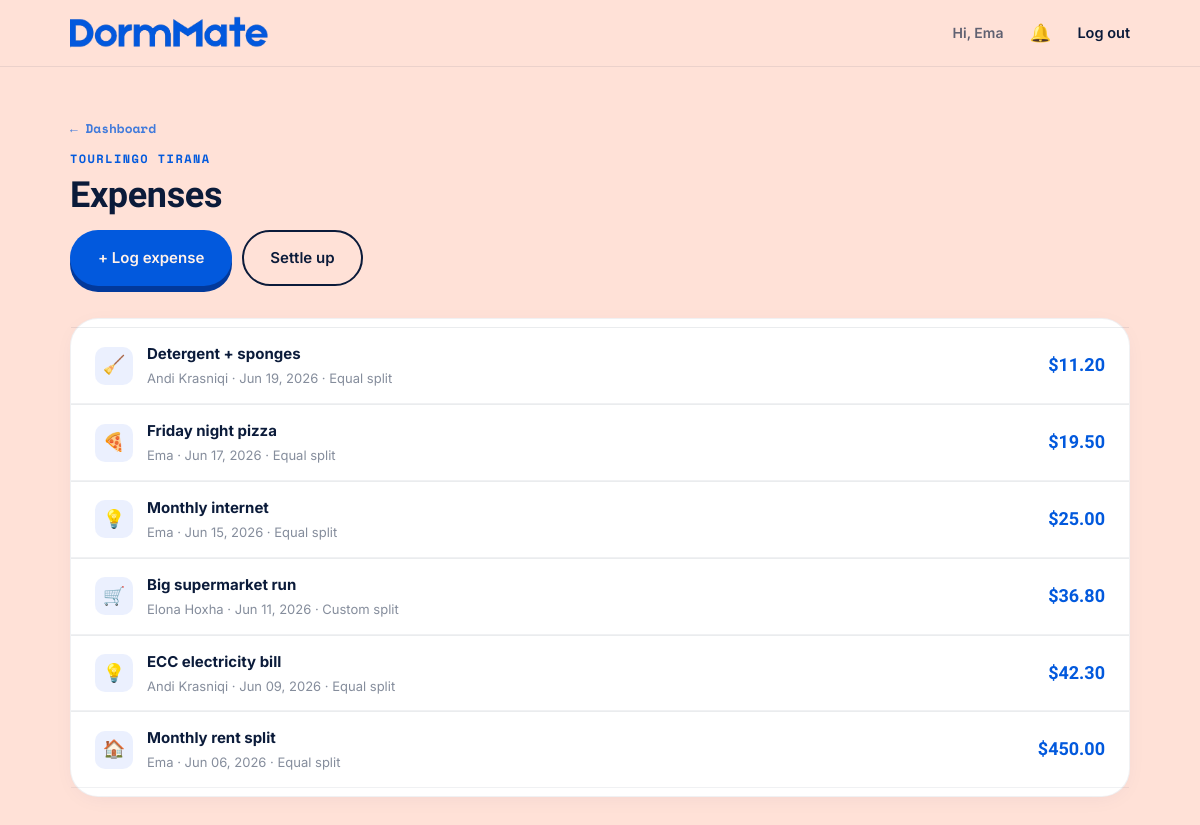
The page /household/3/expenses (signed in) on the database its author committed.
### models/user.py (models this page shows, shortened)
class User(db.Model):
    __tablename__ = "users"
    id = db.Column(db.Integer, primary_key=True)
    name = db.Column(db.String(80), nullable=False)
    email = db.Column(db.String(120), unique=True, nullable=False, index=True)
    password_hash = db.Column(db.String(255), nullable=False)
    avatar_url = db.Column(db.String(255), nullable=True)
    room_number = db.Column(db.String(20), nullable=True)
    created_at = db.Column(db.DateTime, default=datetime.utcnow)
    memberships = db.relationship(
        "Membership", back_populates="user", cascade="all, delete-orphan"
    )

### models/household.py (models this page shows, shortened)
class Household(db.Model):
    __tablename__ = "households"
    id = db.Column(db.Integer, primary_key=True)
    name = db.Column(db.String(120), nullable=False)
    invite_code = db.Column(db.String(12), unique=True, nullable=False, index=True)
    created_at = db.Column(db.DateTime, default=datetime.utcnow)
    memberships = db.relationship(
        "Membership", back_populates="household", cascade="all, delete-orphan"
    )

### models/expense.py (models this page shows, shortened)
class Expense(db.Model):
    __tablename__ = "expenses"
    id = db.Column(db.Integer, primary_key=True)
    household_id = db.Column(db.Integer, db.ForeignKey("households.id"), nullable=False, index=True)
    payer_id = db.Column(db.Integer, db.ForeignKey("users.id"), nullable=False)
    amount = db.Column(db.Numeric(10, 2), nullable=False)
    category = db.Column(db.String(50), nullable=False, default="general")
    date = db.Column(db.Date, nullable=False, default=date.today)
    note = db.Column(db.String(255), nullable=True)
    split_type = db.Column(db.String(20), nullable=False, default="equal")  # equal | percentage | custom
    created_at = db.Column(db.DateTime, default=datetime.utcnow)
    household = db.relationship("Household", backref=db.backref("expenses", lazy="dynamic"))
    payer = db.relationship("User", backref=db.backref("paid_expenses", lazy="dynamic"))
    splits = db.relationship("ExpenseSplit", back_populates="expense", cascade="all, delete-orphan")
    CATEGORIES = [
        ("groceries", "Groceries"),
        ("utilities", "Utilities"),
        ("rent", "Rent"),
        ("cleaning", "Cleaning"),
        ("takeout", "Takeout"),
        ("transport", "Transport"),
        ("entertainment", "Entertainment"),
        ("general", "General"),
    ]
    SPLIT_TYPES = ["equal", "percentage", "custom"]

### routes/expenses.py (the view)
@expenses_bp.route("/household/<int:household_id>/expenses")
@login_required
def list_expenses(household_id):
    membership = _get_household_or_403(household_id)
    if not membership:
        flash("You're not a member of that household.", "error")
        return redirect(url_for("household.choose"))
    household = membership.household
    expenses = (
        Expense.query
        .filter_by(household_id=household_id)
        .order_by(Expense.date.desc(), Expense.created_at.desc())
        .all()
    )
    return render_template(
        "expenses/list.html",
        household=household,
        expenses=expenses,
        membership=membership,
        category_icons=CATEGORY_ICONS,
    )

### routes/expenses.py (called while the page is built)
def _get_household_or_403(household_id):
    return Membership.query.filter_by(
        user_id=g.user.id, household_id=household_id
    ).first()

### utils.py (called while the page is built)
def login_required(view):
    @wraps(view)
    def wrapped_view(*args, **kwargs):
        if g.get("user") is None:
            flash("Log in to continue.", "error")
            return redirect(url_for("auth.login"))
        return view(*args, **kwargs)
    return wrapped_view

### templates/expenses/list.html (shortened to what this page needs)
{% extends "layout.html" %}
{% block content %}
<div class="page-shell">
  <div class="page-head reveal is-visible">
    <a href="{{ url_for('household.dashboard', household_id=household.id) }}" class="notif-back-link">← Dashboard</a>
    <p class="eyebrow">{{ household.name }}</p>
    <h1>Expenses</h1>
    <div class="page-head__actions">
      <a href="{{ url_for('expenses.new_expense', household_id=household.id) }}" class="btn btn--primary">+ Log expense</a>
      <a href="{{ url_for('settle.settle', household_id=household.id) }}" class="btn btn--ghost">Settle up</a>
    </div>
  </div>
  {% if not expenses %}
  <div class="empty-state reveal is-visible">
    <p style="font-size:36px;margin-bottom:12px;">🧾</p>
    <p style="font-weight:600;margin-bottom:6px;">No expenses yet</p>
    <p style="margin-bottom:20px;">Log your first shared expense to start tracking who owes what.</p>
    <a href="{{ url_for('expenses.new_expense', household_id=household.id) }}" class="btn btn--primary">+ Log expense</a>
  </div>
  {% else %}
  <div class="card reveal is-visible" style="padding:8px 0;">
    {% for expense in expenses %}
    <a href="{{ url_for('expenses.expense_detail', expense_id=expense.id) }}"
       class="member-row" style="padding:14px 24px;text-decoration:none;color:inherit;display:flex;align-items:center;justify-content:space-between;border-bottom:1px solid rgba(11,27,58,0.06);">
      <div style="display:flex;align-items:center;gap:14px;">
        <div style="width:38px;height:38px;border-radius:10px;background:rgba(59,111,240,0.1);display:flex;align-items:center;justify-content:center;font-size:18px;">
          {{ category_icons.get(expense.category, "📦") if category_icons else "📦" }}
        </div>
        <div>
          <p style="font-weight:700;margin:0;">{{ expense.note or (expense.category | capitalize) }}</p>
          <p style="font-size:13px;color:rgba(11,27,58,0.5);margin:2px 0 0;">
            {{ expense.payer.name }} · {{ expense.date.strftime('%b %d, %Y') }} · {{ expense.split_type | capitalize }} split
          </p>
        </div>
      </div>
      <span style="font-weight:800;font-family:var(--font-display);font-size:18px;color:var(--blue);">
        ${{ "%.2f"|format(expense.amount|float) }}
      </span>
    </a>
    {% endfor %}
  </div>
  {% endif %}
</div>
{% endblock %}

### templates/layout.html (shortened to what this page needs)
<!DOCTYPE html>
<html lang="en">
<head>
  <link rel="stylesheet" href="{{ url_for('static', filename='css/style.css') }}">
</head>
<body class="app-body">
  <header class="nav">
    <div class="nav__inner">
      <a href="{{ url_for('index') }}" class="nav__brand">
        <img src="{{ url_for('static', filename='images/logo.png') }}" alt="DormMate logo" class="nav__logo">
      </a>
      <nav class="nav__links">
        {% if current_user %}
          <span class="nav__user">Hi, {{ current_user.name }}</span>
          <a href="{{ url_for('notifications.feed') }}" class="nav__notif-btn" title="Notifications">
            🔔
          </a>
          <a href="{{ url_for('auth.logout') }}">Log out</a>
        {% else %}
          <a href="{{ url_for('auth.login') }}">Log in</a>
          <a href="{{ url_for('auth.signup') }}" class="btn btn--primary nav__cta">Get started</a>
        {% endif %}
      </nav>
    </div>
  </header>
  <main class="app-main">
    {% block content %}{% endblock %}
  </main>
</body>
</html>

### static/css/style.css (style rules this page uses)
:root { --cream: #FFE1D7; --cream-soft: #FFF1EA; --sky: #84AFFB; --sky-soft: #C7DBFE; --blue: #0259DD; --ink: #0B1B3A; --coral: #FF6648; --white: #FFFFFF; --font-display: "Bricolage Grotesque", "Inter", sans-serif; --font-body: "Inter", sans-serif; --font-mono: "Space Mono", monospace; --max-width: 1180px; --radius-sm: 10px; --radius-md: 18px; --radius-lg: 28px; --gutter: clamp(20px, 5vw, 64px); --ease: cubic-bezier(0.22, 1, 0.36, 1); }
* { box-sizing: border-box; }
html { scroll-behavior: smooth; }
body { margin: 0; background: var(--cream); color: var(--ink); font-family: var(--font-body); font-size: 16px; line-height: 1.6; -webkit-font-smoothing: antialiased; }
img { max-width: 100%; display: block; }
a { color: inherit; text-decoration: none; }
h1, h2, h3 { font-family: var(--font-display); font-weight: 700; line-height: 1.05; margin: 0; letter-spacing: -0.01em; }
p { margin: 0; }
.eyebrow { font-family: var(--font-mono); font-size: 12px; font-weight: 700; letter-spacing: 0.12em; text-transform: uppercase; color: var(--blue); margin: 0 0 14px; }
.reveal { opacity: 0; transform: translateY(28px); transition: opacity 0.7s var(--ease), transform 0.7s var(--ease); }
.reveal.is-visible { opacity: 1; transform: translateY(0); }
.btn { display: inline-flex; align-items: center; justify-content: center; gap: 8px; padding: 14px 26px; border-radius: 999px; font-family: var(--font-body); font-weight: 600; font-size: 15px; border: 2px solid transparent; cursor: pointer; transition: transform 0.25s var(--ease), background 0.25s var(--ease), box-shadow 0.25s var(--ease); white-space: nowrap; }
.btn--primary { background: var(--blue); color: var(--cream-soft); box-shadow: 0 6px 0 0 #02399b; }
.btn--ghost { background: transparent; border-color: var(--ink); color: var(--ink); }
.nav { position: sticky; top: 0; z-index: 50; background: rgba(255, 225, 215, 0.85); backdrop-filter: blur(10px); border-bottom: 1px solid rgba(11,27,58,0.08); }
.nav__inner { max-width: var(--max-width); margin: 0 auto; padding: 16px var(--gutter); display: flex; align-items: center; gap: 28px; }
.nav__brand { display: flex; align-items: center; gap: 10px; margin-right: auto; }
.nav__logo { height: 34px; width: auto; max-width: 200px; flex-shrink: 0; }
.nav__links { display: flex; align-items: center; gap: 26px; font-weight: 600; font-size: 14.5px; }
.nav__links a { position: relative; padding: 4px 0; }
.nav__links a::after { content: ""; position: absolute; left: 0; right: 0; bottom: -2px; height: 2px; background: var(--coral); transform: scaleX(0); transform-origin: left; transition: transform 0.25s var(--ease); }
.app-main { min-height: calc(100vh - 70px); display: flex; flex-direction: column; }
.nav__user { font-size: 14px; color: rgba(11,27,58,0.65); }
.member-row { display: flex; justify-content: space-between; padding: 14px 0; border-top: 1px solid rgba(11,27,58,0.08); font-size: 15px; }
.page-shell { max-width: var(--max-width); margin: 0 auto; padding: 48px var(--gutter) 90px; width: 100%; }
.page-head { margin-bottom: 32px; }
.page-head .eyebrow { margin-bottom: 8px; }
.page-head h1 { font-size: clamp(26px, 4vw, 36px); margin-bottom: 16px; }
.page-head__actions { display: flex; flex-wrap: wrap; gap: 10px; }
.card { background: var(--white); border-radius: var(--radius-lg); padding: 30px 32px; border: 1px solid rgba(11,27,58,0.06); margin-bottom: 20px; box-shadow: 0 4px 24px -8px rgba(2,38,110,0.08); }
.nav__notif-btn { position: relative; display: inline-flex; align-items: center; font-size: 1.1rem; line-height: 1; padding: 4px 6px; border-radius: var(--radius-sm); transition: background 0.15s; }
.notif-back-link { display: inline-block; font-family: var(--font-mono); font-size: .8rem; font-weight: 700; color: var(--blue); margin-bottom: 10px; opacity: 0.75; transition: opacity 0.15s; }

### rows shown on the page
User: name "Ema"
Household: name "TOURLINGO TIRANA"
Expense: category "🧹", note "Detergent + sponges", payer.name "Andi Krasniqi", date "Jun 19, 2026", split_type "Equal", amount "11.20"
Expense: category "🍕", note "Friday night pizza", payer.name "Ema", date "Jun 17, 2026", split_type "Equal", amount "19.50"
Expense: category "💡", note "Monthly internet", payer.name "Ema", date "Jun 15, 2026", split_type "Equal", amount "25.00"
Expense: category "🛒", note "Big supermarket run", payer.name "Elona Hoxha", date "Jun 11, 2026", split_type "Custom", amount "36.80"
Expense: category "💡", note "ECC electricity bill", payer.name "Andi Krasniqi", date "Jun 09, 2026", split_type "Equal", amount "42.30"
Expense: category "🏠", note "Monthly rent split", payer.name "Ema", date "Jun 06, 2026", split_type "Equal", amount "450.00"
